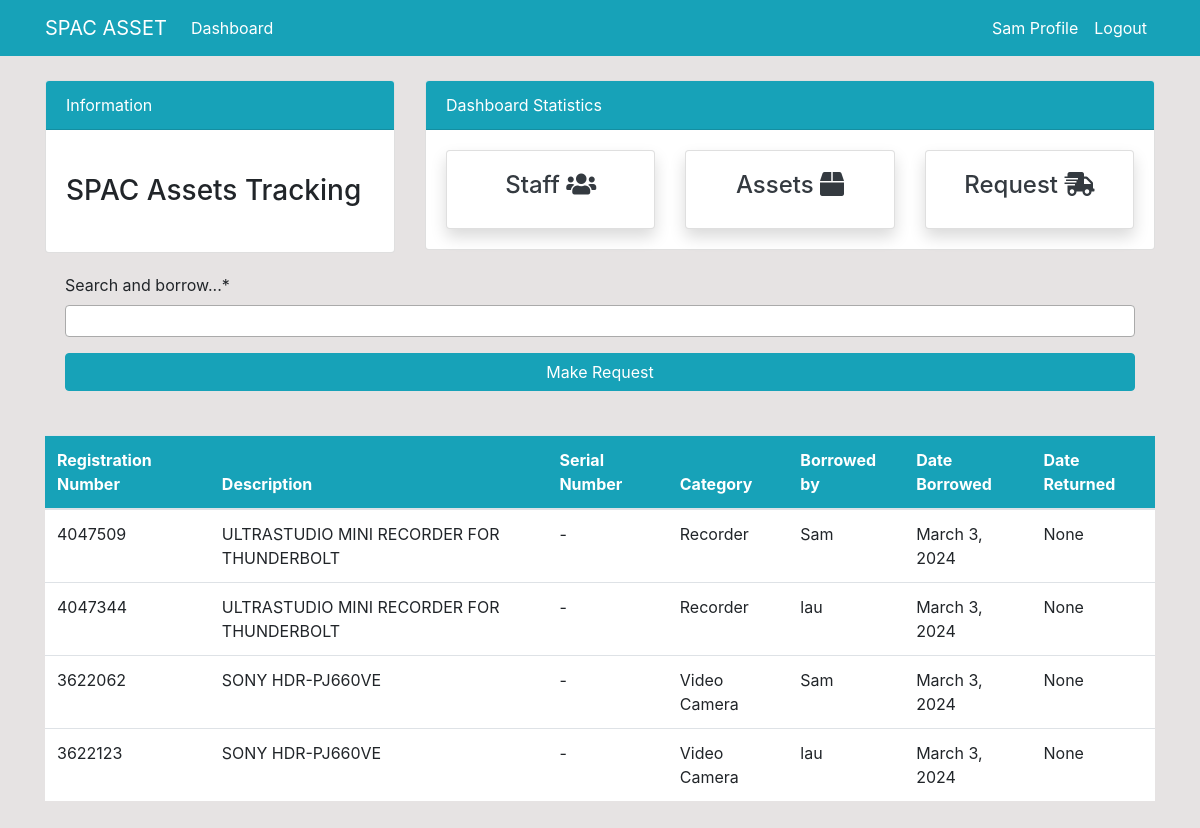
The app's page /dashboard/assets/borrow/ (signed in) with its own data.
### dashboard/models.py (models this page shows, shortened)
class Assets(models.Model):
    name = models.CharField(max_length = 100, null = True, verbose_name="Registration Number")
    category = models.CharField(max_length = 100, choices=CATEGORY, null = True)
    description = models.CharField(max_length=200, null = True)
    serial_number = models.CharField(max_length = 100, null = True)
    note = models.CharField(max_length=200, null = True)
    is_available = models.BooleanField(default=True)
    date_added = models.DateField()
    class Meta:
        verbose_name_plural = 'Store'
    def __str__(self):
        return f'{self.category}-{self.name}'

class BorrowTransaction(models.Model):
    asset = models.ForeignKey(Assets, on_delete=models.CASCADE)
    staff_member = models.ForeignKey(User, on_delete=models.CASCADE)
    date_borrowed = models.DateField(auto_now=True)
    date_returned = models.DateField(null=True, blank = True)

### dashboard/views.py (the view)
# urls.py: path('assets/borrow/', views.assets_borrow, name = 'dashboard-assets-borrow'),
@login_required(login_url='user-login')
def assets_borrow(request):
    if request.method=='POST':
        form = BorrowForm(request.POST)
        if form.is_valid():
            selected_assets = form.cleaned_data['asset']
            for a in selected_assets:
                registration_number = a.name
                item = Assets.objects.get(name=registration_number, is_available=True)
                BorrowTransaction.objects.create(asset=item, staff_member=request.user)
                item.is_available = False
                item.save()
            return redirect('dashboard-index')
        else:  # Add this 'else' block to display the form's error messages
            context = {
                'form': form,
                'all_assets': {}
            }
            return render(request, 'dashboard/assets_borrow.html', context)
    else:
        form = BorrowForm()
    all_assets = {}
    for transaction in BorrowTransaction.objects.all().order_by('asset__category', 'date_returned'):
        asset_name = transaction.asset.name
        if asset_name not in all_assets:
            all_assets[asset_name] = []
        all_assets[asset_name].append(transaction)
        all_assets[asset_name] = all_assets[asset_name][:1]
    context = {
        'form': form,
        'all_assets': all_assets.values()
    }
    return render(request, 'dashboard/assets_borrow.html', context)

### dashboard/forms.py (shortened to what this page needs)
class BorrowForm(forms.ModelForm):
    class Meta:
        model = Assets
        fields = ['asset']
    asset = forms.ModelMultipleChoiceField(queryset=Assets.objects.all().order_by('name'), widget=forms.SelectMultiple(attrs={'placeholder': 'Select'}), label = 'Search and borrow...')
    def __init__(self, *args, **kwargs):
        super().__init__(*args, **kwargs)

### templates/dashboard/assets_borrow.html (shortened to what this page needs)
{% extends 'partials/base.html' %}
{% load crispy_forms_tags %}
{% block content %}
{% include 'partials/topside.html' %}
<div class="card-body">
    <form method="POST">
        {{ form|crispy }}
        <input class="btn btn-info btn-block" type="submit" value="Make Request">
    </form>
</div>
<div class="row my-4">
    <div class="col-md-12">
        <table class="table bg-white">
            <thead class="bg-info text-white">
                <tr>
                    <th scope="col">Registration Number</th>
                    <th scope="col">Description</th>
                    <th scope="col">Serial Number</th>
                    <th scope="col">Category</th>
                    <th scope="col">Borrowed by</th>
                    <th scope="col">Date Borrowed</th>
                    <th scope="col">Date Returned</th>
                </tr>
            </thead>
            <tbody>
                {% for all_assets in all_assets %}
                    {% for abc in all_assets %}
                    <tr>
                        <td>{{ abc.asset.name }}</td>
                        <td>{{ abc.asset.description }}</td>
                        <td>{{ abc.asset.serial_number }}</td>
                        <td>{{ abc.asset.category }}</td>
                        <td>{{ abc.staff_member }}</td>
                        <td>{{ abc.date_borrowed }}</td>
                        <td>{{ abc.date_returned }}</td>
                    </tr>
                    {% endfor %}
                {% endfor %}
            </tbody>
        </table>
    </div>
</div>
{% endblock content %}

### templates/partials/nav.html (shortened to what this page needs)
<nav class="navbar navbar-expand-lg navbar-info bg-info">
    <div class="container">
        {% if user.is_authenticated %}
        <a class="navbar-brand text-white" href="{% url 'dashboard-index' %}">SPAC ASSET</a>
        <div class="collapse navbar-collapse" id="navbarSupportedContent">
            <ul class="navbar-nav mr-auto">
                <li class="nav-item active">
                    <a class="nav-link text-white" href="{% url 'dashboard-index' %}">Dashboard </a>
                </li>
            </ul>
            <ul class="navbar-nav ml-auto">
                <li class="nav-item active">
                    <a class="nav-link text-white" href="{% url 'user-profile' %}">{{ user.username }} Profile
                        <span class="sr-only">(current)</span></a>
                </li>
                <li class="nav-item">
                    <a class="nav-link text-white" href="{% url 'user-logout' %}">Logout</a>
                </li>
            </ul>
            {% endif %}
        </div>
    </div>
</nav>

### static/style.css (style rules this page uses)
body { background: rgb(230, 227, 227); }

### records on screen
Assets: id+category+name "Search and borrow... *"
BorrowTransaction: asset.name "4047509", asset.description "ULTRASTUDIO MINI RECORDER FOR THUNDERBOLT", asset.serial_number "-", asset.category "Recorder", staff_member "Sam", date_borrowed "March 3, 2024", date_returned "None"
BorrowTransaction: asset.name "4047344", asset.description "ULTRASTUDIO MINI RECORDER FOR THUNDERBOLT", asset.serial_number "-", asset.category "Recorder", staff_member "lau", date_borrowed "March 3, 2024", date_returned "None"
BorrowTransaction: asset.name "3622062", asset.description "SONY HDR-PJ660VE", asset.serial_number "-", asset.category "Video Camera", staff_member "Sam", date_borrowed "March 3, 2024", date_returned "None"
BorrowTransaction: asset.name "3622123", asset.description "SONY HDR-PJ660VE", asset.serial_number "-", asset.category "Video Camera", staff_member "lau", date_borrowed "March 3, 2024", date_returned "None"

### other values on screen
{{ user.username }} "Sam"
